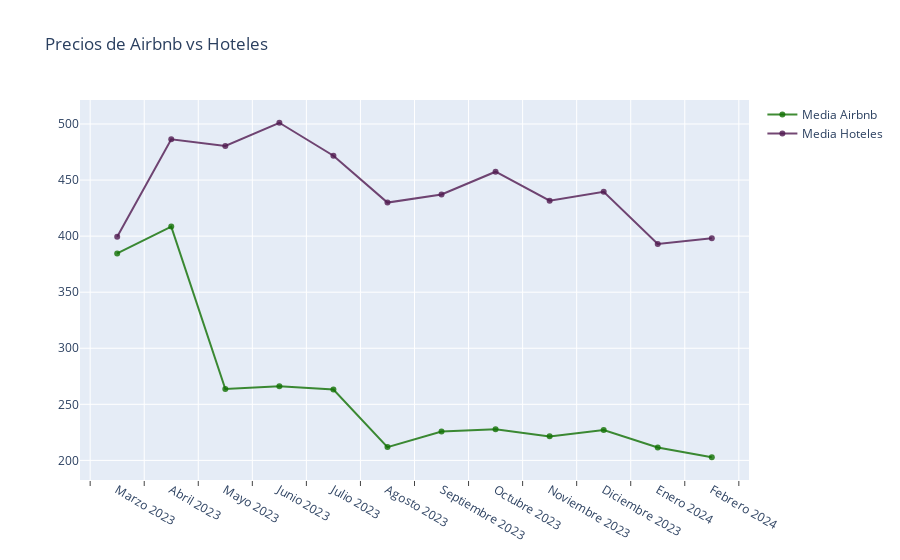

This figure's notebook cell:
### Code cell
trace1 = go.Scatter(
                    x = df_airbnb.columns,
                    y = airbnb_mean,
                    name = 'Media Airbnb',
                    mode= 'lines+markers',
                    marker = dict(color = 'rgba(16, 112, 2, 0.8)'),
                    text = "media airbnb")

trace2 = go.Scatter(
                    x = df_hotel.columns,
                    y = hotel_mean,
                    name = 'Media Hoteles',
                    mode= 'lines+markers',
                    marker = dict(color = 'rgba(80, 26, 80, 0.8)'),
                    text ="media hotel")

data = [trace1, trace2]

layout = dict(title = 'Precios de Airbnb vs Hoteles',
             xaxis= dict(ticklen=5, ticks="outside", tickson="boundaries",), 
           )

fig = go.Figure(data = data, layout=layout)

iplot(fig)

### Figure 1 — Plotly figure (JSON) as saved in the notebook; plotly's stock layout.template omitted (floating-point values rounded to 4 significant figures)
{"data": [{"marker": {"color": "rgba(16, 112, 2, 0.8)"}, "mode": "lines+markers", "name": "Media Airbnb", "text": "media airbnb", "type": "scatter", "x": ["Marzo 2023", "Abril 2023", "Mayo 2023", "Junio 2023", "Julio 2023", "Agosto 2023", "Septiembre 2023", "Octubre 2023", "Noviembre 2023", "Diciembre 2023", "Enero 2024", "Febrero 2024"], "y": [384.6, 408.5, 263.7, 266.0, 263.2, 211.8, 225.7, 227.8, 221.4, 227.0, 211.5, 202.8]}, {"marker": {"color": "rgba(80, 26, 80, 0.8)"}, "mode": "lines+markers", "name": "Media Hoteles", "text": "media hotel", "type": "scatter", "x": ["Marzo 2023", "Abril 2023", "Mayo 2023", "Junio 2023", "Julio 2023", "Agosto 2023", "Septiembre 2023", "Octubre 2023", "Noviembre 2023", "Diciembre 2023", "Enero 2024", "Febrero 2024"], "y": [399.4, 486.4, 480.4, 501.1, 471.7, 429.9, 437.1, 457.4, 431.7, 439.5, 393.1, 398.2]}], "layout": {"title": {"text": "Precios de Airbnb vs Hoteles"}, "xaxis": {"ticklen": 5, "ticks": "outside", "tickson": "boundaries"}}}
